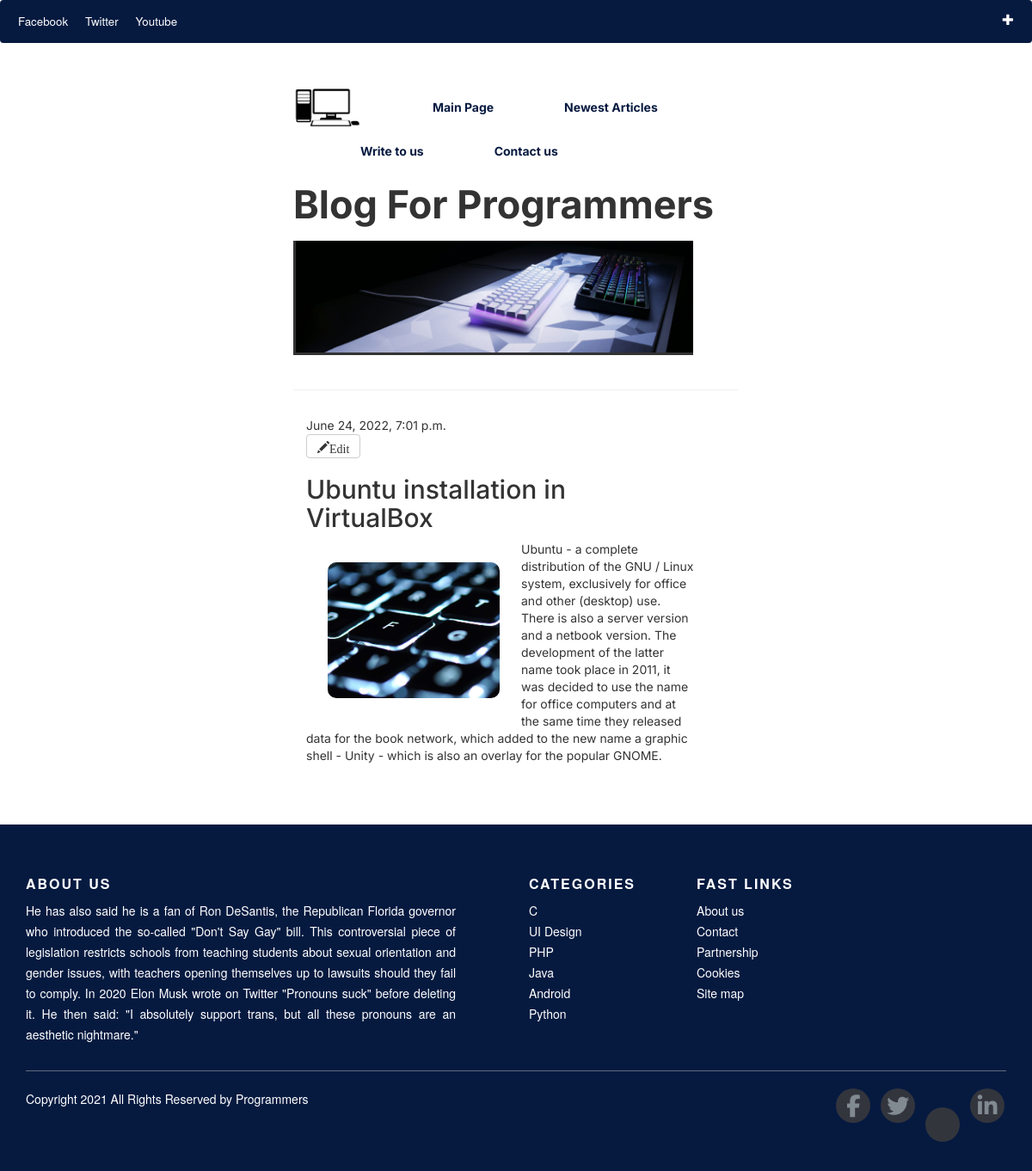
Screenshot of /post/7/ with the database file from the repository.
### posts/models.py (models this page shows, shortened)
class Post(models.Model):
    author = models.ForeignKey('auth.user', on_delete=models.CASCADE, null=True)
    title = models.CharField(max_length=200)
    text = models.TextField(null=True)
    created_date = models.DateTimeField(default=timezone.now)
    picture = models.ImageField(upload_to='images/', null=True, blank=True, default='images/default.jpg')

### posts/views.py (the view)
# urls.py: path('post/<int:pk>/', ShowPostView.as_view(), name='post_detail'),
class ShowPostView(DetailView):
    model = Post
    template_name = 'post_detail.html'
    success_url = reverse_lazy('post_detail')

### templates/post_detail.html
{% extends 'base.html' %}
{% block content %}
  <div class="post" xmlns="http://www.w3.org/1999/html">
      {% if post.created_date %}
      <div class="date">
        {{ post.created_date }}
      </div>
      {% endif %}
      <a class="btn btn-default" href="{% url 'post_edit' pk=post.pk %}"><span class="glyphicon glyphicon-pencil">Edit</span></a>
      <h2>{{ post.title }}</h2>
      <img class="img" src="{{ post.picture.url }}" alt="picture" width="200px">
      <p>{{ post.text|linebreaksbr }}</p>
  </div>
{% endblock %}

### static/css/blog.css (style rules this page uses)
.img { margin: 25px; float: left; border-radius: 10px; }
.post { margin-bottom: 15px; padding: 10px 10px 10px 1px; }
h2 { font-family: 'Inter', sans-serif; }

### rows the page displays
Post: created_date "June 24, 2022, 7:01 p.m.", title "Ubuntu installation in VirtualBox", picture (picture), text "Ubuntu - a complete distribution of the GNU / Linux system, exclusively for office and other (desktop) use. There is also a server version and a netbook version. The development of the latter name took place in 2011, it was decided to use the name for office computers and at the same time they released data for the book network, which added to the new name a graphic shell - Unity - which is also an overlay for the popular GNOME."
